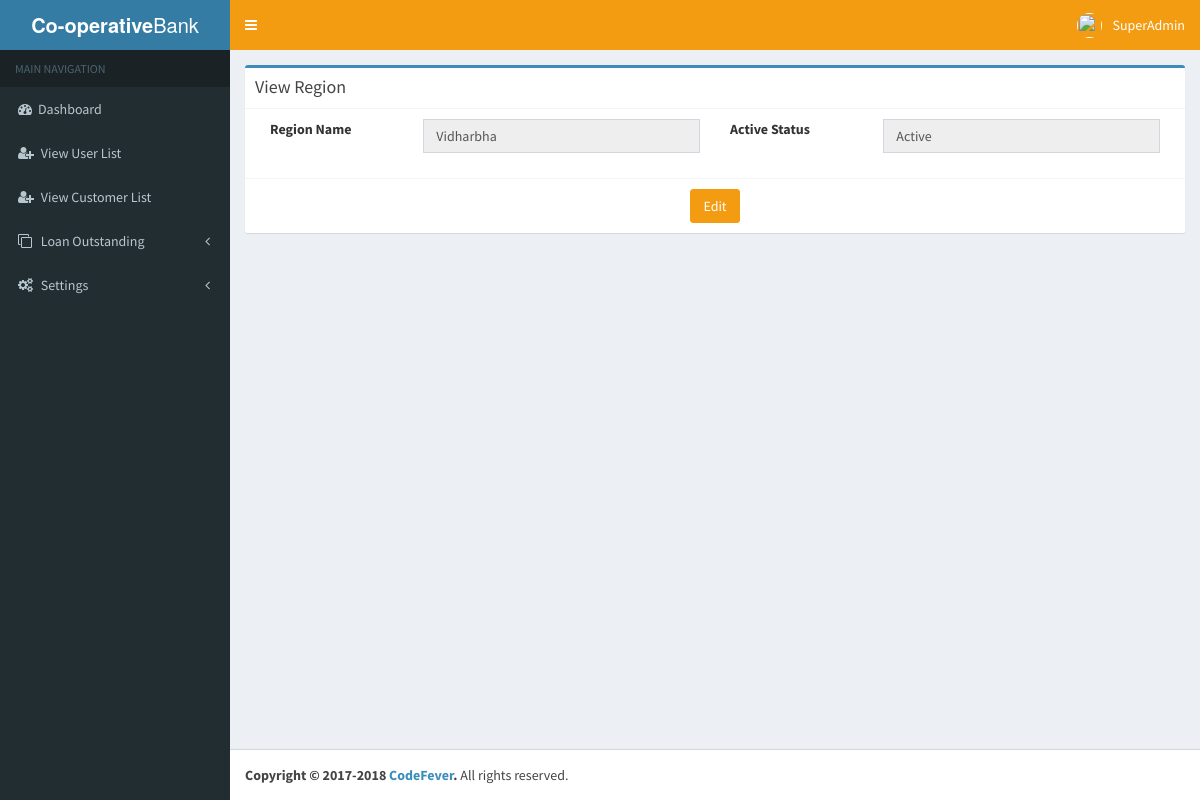
The app's page /Views/SuperAdmin/superadmin_view_region.php?id=6 (signed in) with its own data.
### tables this page shows
CREATE TABLE `userinfo` (
  `UserId` bigint(20) NOT NULL AUTO_INCREMENT,
  `EmployeeName` varchar(50) NOT NULL DEFAULT '',
  `Designation` varchar(50) NOT NULL DEFAULT '',
  `Username` varchar(700) NOT NULL DEFAULT '',
  `Apassword` longtext NOT NULL,
  `RoleId` bigint(20) DEFAULT NULL,
  `CityId` bigint(20) DEFAULT NULL,
  `StateId` bigint(20) DEFAULT NULL,
  `CountryId` bigint(20) DEFAULT NULL,
  `BranchId` bigint(20) DEFAULT NULL,
  `UnderofId` bigint(20) DEFAULT NULL,
  `EmpCode` varchar(50) DEFAULT NULL,
  `Userimage` longblob,
  `EmpId` bigint(20) DEFAULT NULL,
  `CreatedBy` bigint(20) DEFAULT NULL,
  `CreatedDate` datetime DEFAULT NULL,
  `ModifiedDate` datetime DEFAULT NULL,
  `ModifiedBy` bigint(20) DEFAULT NULL,
  `Active` tinyint(4) NOT NULL DEFAULT '1',
  `token` varchar(255) NOT NULL,
  PRIMARY KEY (`UserId`),
  UNIQUE KEY `UQ__UserInfo__536C85E41AAA0C50` (`Username`),
  UNIQUE KEY `EmpCode` (`EmpCode`),
  KEY `RoleId` (`RoleId`),
  KEY `BranchId` (`BranchId`)
);

CREATE TABLE `region` (
  `RegionId` bigint(20) NOT NULL AUTO_INCREMENT,
  `Regionname` varchar(50) NOT NULL,
  `CreatedBy` bigint(20) NOT NULL,
  `CreatedDate` datetime NOT NULL,
  `ModifiedBy` bigint(20) DEFAULT NULL,
  `ModifiedDate` datetime DEFAULT NULL,
  `Active` tinyint(4) NOT NULL,
  PRIMARY KEY (`RegionId`)
);

### Views/superadmin-session.php (called while the page is built, shortened)
<?php
    $user_check=$_SESSION['login_user'];
    $ses_sql = mysql_query("select UserId, Username, Userimage from userinfo where Username='$user_check'") or die(mysql_error());
    $row = mysql_fetch_assoc($ses_sql);
    $login_session = $row['Username'];
?>

### Views/SuperAdmin/superadmin_view_region.php (the view, shortened to what this page needs)
<?php
include '../superadmin-session.php';
$cid = $_GET['id'];
?>
<!DOCTYPE html>
<html>
    <head>
        <?php include 'include/nav.php'; ?>
    </head>
    <body class="hold-transition skin-blue sidebar-mini">
        <div class="wrapper">
            <?php include 'include/sidenav.php'; ?>
            <div class="content-wrapper">
                <section class="content">
                    <div class="box box-primary">
                        <div class="box-header with-border">
                            <h3 class="box-title">View Region</h3>
                        </div>
                        <form role="form" method="post" action="superadmin_edit_region.php?id=<?php echo $cid ?>">
                            <?php
                            if (isset($_GET['id'])) {
                                $id = $_GET['id'];
                                $sql = mysql_query("SELECT * FROM region WHERE RegionId ='" . $id . "' ") or die(mysql_error());
                                while ($row = mysql_fetch_array($sql)) {
                                    if ($row['Active'] == 1)
                                        $a = "Active";
                                    else
                                        $a = "Deactive";
                                    ?>
                                    <div class="box-body">
                                        <div class="col-md-2">
                                            <div class="form-group">
                                                <label>Region Name</label>
                                            </div>
                                        </div>
                                        <div class="col-md-4">
                                            <div class="form-group">
                                                <input type="text" name="region_name" value="<?php echo $row[1]; ?>" class="form-control" readonly="">
                                            </div>
                                        </div>
                                        <div class="col-md-2">
                                            <div class="form-group">
                                                <label>Active Status</label>
                                            </div>
                                        </div>
                                        <div class="col-md-4">
                                            <div class="form-group">
                                                <input type="text" name="region_name" value="<?php echo $a; ?>" class="form-control" readonly="">
                                            </div>
                                        </div>
                                    </div>
                                    <div class="box-footer text-center">
                                        <input type="submit" name="submit1" class="btn btn-primary" value="Edit">
                                    </div>
    <?php }
}
?>
                        </form>
                    </div>
                </section>
            </div>
<?php include 'include/script.php'; ?>
        </div>
    </body>
</html>

### Views/SuperAdmin/include/sidenav.php (shortened to what this page needs)
<header class="main-header">
    <a href="#" class="logo">
        <span class="logo-lg"><b>Co-operative</b>Bank</span>
    </a>
    <nav class="navbar navbar-static-top">
        <a href="#" class="sidebar-toggle" data-toggle="offcanvas" role="button">
        </a>
        <div class="navbar-custom-menu">
            <ul class="nav navbar-nav">
                <li class="dropdown user user-menu">
                    <a href="" class="dropdown-toggle" data-toggle="dropdown">
                        <img src="../upload/<?php echo $_SESSION['uimage']; ?>" class="user-image" >
                        <span class="hidden-xs"><?php echo $login_session; ?></span>
                    </a>
                </li>
            </ul>
        </div>
    </nav>
</header>
<aside class="main-sidebar">
    <section class="sidebar">
        <ul class="sidebar-menu">
            <li class="header">MAIN NAVIGATION</li>
            <li class="treeview">
                <a href="superadmin_dashboard.php">
                    <i class="fa fa-dashboard"></i><span>Dashboard</span>
                </a>
            </li>
            <li class="treeview">
                <a href="superadmin_user_list.php">
                    <i class="fa fa-user-plus"></i>
                    <span>View User List</span>
                </a>
            </li>
            <li class="treeview">
                <a href="superadmin_customer_list.php">
                    <i class="fa fa-user-plus"></i>
                    <span>View Customer List</span>
                </a>
            </li>
            <li class="treeview">
                <a href="#">
                    <i class="fa fa-clone"></i>
                    <span>Loan Outstanding</span>
                    <span class="pull-right-container">
                        <i class="fa fa-angle-left pull-right"></i>
                    </span>
                </a>
            </li>
            <li class="treeview">
                <a href="#">
                    <i class="fa fa-gears"></i>
                    <span>Settings</span>
                    <span class="pull-right-container">
                        <i class="fa fa-angle-left pull-right"></i>
                    </span>
                </a>
            </li>
        </ul>
    </section>
</aside>

### records on screen
userinfo: Username "SuperAdmin"
region: region_name "Vidharbha", region_name "Active"
